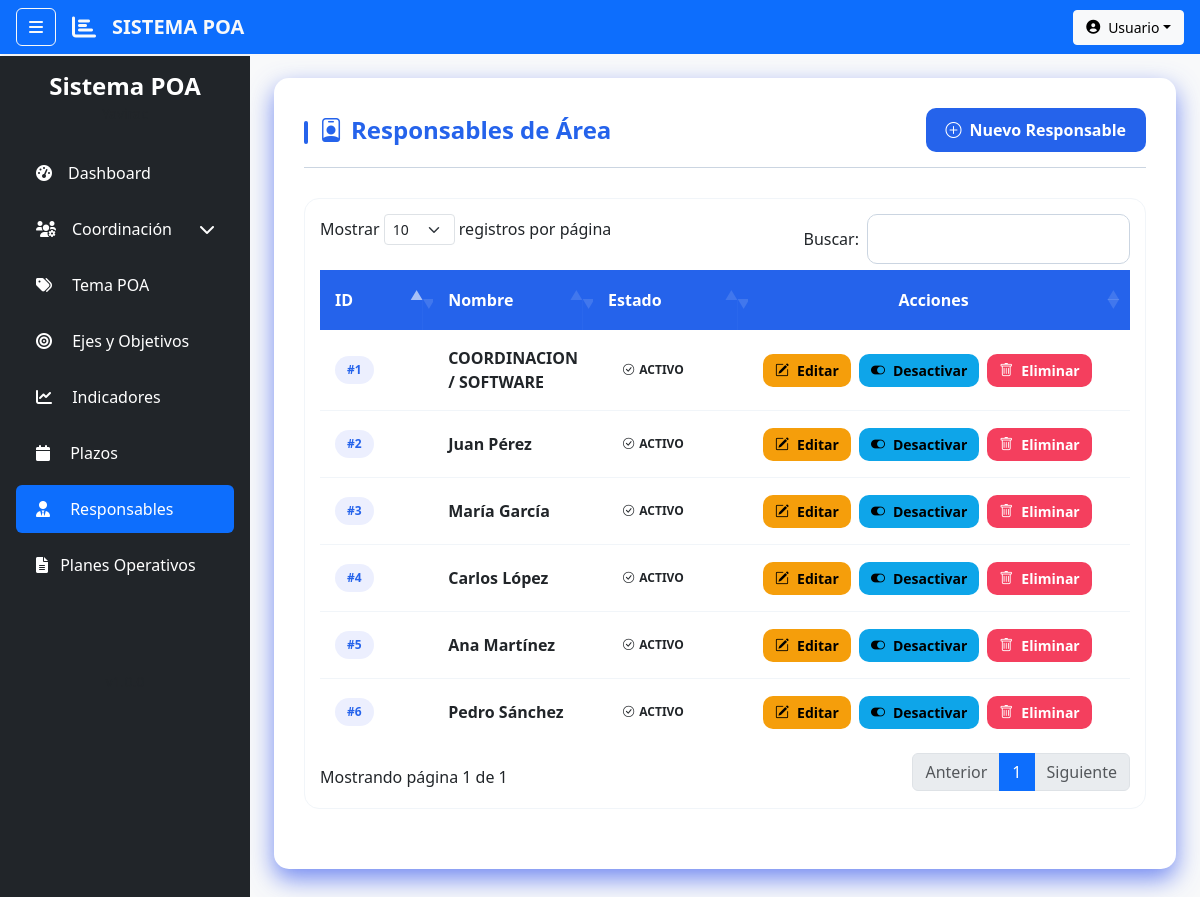
/index.php?action=responsables (signed in), run on the app's committed database.
### tables this page shows
CREATE TABLE `responsables` (
  `id_responsable` int(11) NOT NULL,
  `nombre_responsable` varchar(50) NOT NULL,
  `estado` enum('ACTIVO','INACTIVO') DEFAULT 'ACTIVO',
  `orden_responsable` int(11) DEFAULT NULL COMMENT 'Orden de responsables'
);

### controllers/ResponsableController.php (called while the page is built, shortened)
<?php
require_once 'models/Responsable.php';
class ResponsableController
{
    public function index()
    {
        $responsables = Responsable::all();
        require_once 'views/layout/header.php';
        require_once 'views/responsables/index.php';
        require_once 'views/layout/footer.php';
    }
}

### models/Responsable.php (called while the page is built, shortened)
<?php
class Responsable {
    public static function all() {
        $db = Database::connect();
        $sql = "SELECT * FROM responsables ORDER BY id_responsable DESC";
        return $db->query($sql)->fetchAll(PDO::FETCH_ASSOC);
    }
}

### views/responsables/index.php (the view, shortened to what this page needs)
<!DOCTYPE html>
<html lang="es">
<head>
    <link href="https://cdn.jsdelivr.net/npm/bootstrap@5.3.0-alpha1/dist/css/bootstrap.min.css" rel="stylesheet">
    <link rel="stylesheet" href="https://cdn.jsdelivr.net/npm/bootstrap-icons@1.10.3/font/bootstrap-icons.css">
    <link rel="stylesheet" href="public/css/responsables.css">
</head>
<body>
    <div class="container-fluid">
        <div class="page-header">
            <h4><i class="bi bi-person-badge me-2"></i>Responsables de Área</h4>
            <button class="btn btn-primary btn-modern" data-bs-toggle="modal" data-bs-target="#modalResponsable">
                <i class="bi bi-plus-circle"></i> Nuevo Responsable
            </button>
        </div>
        <div class="table-container">
            <table class="table table-hover">
                <thead class="table-primary">
                    <tr>
                        <th width="80">ID</th>
                        <th>Nombre</th>
                        <th width="120">Estado</th>
                        <th width="350" class="text-center">Acciones</th>
                    </tr>
                </thead>
                <tbody>
                    <?php foreach ($responsables as $i => $r): ?>
                        <tr style="--i: <?= $i ?>;">
                            <td data-label="ID">
                                <span class="id-badge">#<?= $r['id_responsable'] ?></span>
                            </td>
                            <td data-label="Nombre" class="nombre-cell">
                                <?= $r['nombre_responsable'] ?>
                            </td>
                            <td data-label="Estado">
                                <span class="status-badge status-<?= strtolower($r['estado']) ?>">
                                    <i class="bi bi-<?= $r['estado'] == 'ACTIVO' ? 'check-circle' : 'x-circle' ?>"></i>
                                    <?= $r['estado'] ?>
                                </span>
                            </td>
                            <td data-label="Acciones" class="actions-cell">
                                <div class="action-buttons">
                                    <button class="btn btn-warning btn-sm btn-modern" data-bs-toggle="modal"
                                        data-bs-target="#editar<?= $r['id_responsable'] ?>">
                                        <i class="bi bi-pencil-square"></i> Editar
                                    </button>
                                    <a href="index.php?action=toggleResponsable&id=<?= $r['id_responsable'] ?>"
                                        class="btn btn-info btn-sm btn-modern">
                                        <i class="bi bi-toggle-<?= $r['estado'] == 'ACTIVO' ? 'on' : 'off' ?>"></i>
                                        <?= $r['estado'] == 'ACTIVO' ? 'Desactivar' : 'Activar' ?>
                                    </a>
                                    <a href="index.php?action=eliminarResponsable&id=<?= $r['id_responsable'] ?>"
                                        class="btn btn-danger btn-sm btn-modern">
                                        <i class="bi bi-trash"></i> Eliminar
                                    </a>
                                </div>
                            </td>
                        </tr>
                    <?php endforeach ?>
                </tbody>
            </table>
        </div>
    </div>
</body>
</html>

### public/css/styles.css (style rules this page uses)
body:not(.login-page) { overflow: hidden; height: 100vh; }

### public/css/responsables.css (style rules this page uses)
:root { --primary-color: #2563eb; --secondary-color: #2563eb; --accent-color: #2563eb; --light-color: #f8f9fa; --dark-color: #212529; --success-color: #4ade80; --danger-color: #f43f5e; --warning-color: #f59e0b; --info-color: #0ea5e9; --gray-light: #f1f5f9; --gray-medium: #cbd5e1; --border-radius: 15px; --box-shadow: 0 10px 25px #4362eebb; --box-shadow-hover: 0 15px 35px rgba(0, 0, 0, 0.2); --transition: all 0.3s ease; }
.container-fluid { padding: 30px; background-color: white; border-radius: var(--border-radius); box-shadow: var(--box-shadow); margin-bottom: 30px; }
.page-header { display: flex; justify-content: space-between; align-items: center; margin-bottom: 30px; padding-bottom: 15px; border-bottom: 1px solid var(--gray-medium); }
.page-header h4 { font-weight: 700; color: var(--secondary-color); font-size: 1.5rem; position: relative; padding-left: 15px; margin: 0; }
.page-header h4:before { content: ''; position: absolute; left: 0; top: 5px; height: 80%; width: 4px; background-color: var(--accent-color); border-radius: 4px; }
.btn-modern { border-radius: 10px; font-weight: 600; padding: 10px 20px; transition: var(--transition); display: inline-flex; align-items: center; gap: 8px; border: none; }
.btn-primary { background-color: var(--primary-color); border-color: var(--primary-color); }
.btn-warning { background-color: var(--warning-color); border-color: var(--warning-color); }
.btn-info { background-color: var(--info-color); border-color: var(--info-color); }
.btn-danger { background-color: var(--danger-color); border-color: var(--danger-color); }
.btn-sm { padding: 6px 12px; font-size: 0.875rem; }
.table-container { border-radius: var(--border-radius); overflow: hidden; margin-bottom: 30px; padding: 15px; border: 1px solid var(--gray-light); }
.table { margin-bottom: 0; border-collapse: separate; border-spacing: 0; width: 100%; }
.table thead th { background-color: var(--primary-color); color: white; font-weight: 600; padding: 18px 15px; border: none; position: relative; }
.table thead th:not(:last-child):after { content: ''; position: absolute; right: 0; top: 20%; height: 60%; width: 1px; background-color: rgba(255, 255, 255, 0.2); }
.table tbody tr { transition: var(--transition); }
.table tbody td { padding: 16px 15px; border-bottom: 1px solid var(--gray-light); vertical-align: middle; }
.table tbody tr:last-child td { border-bottom: none; }
.id-badge { background-color: rgba(67, 97, 238, 0.1); color: var(--primary-color); font-weight: 600; padding: 5px 12px; border-radius: 20px; font-size: 0.75rem; display: inline-block; }
.status-badge { font-weight: 600; padding: 8px 15px; border-radius: 20px; font-size: 0.75rem; display: inline-flex; align-items: center; gap: 5px; border: none; }
.actions-cell { min-width: 300px; }
.action-buttons { display: flex; gap: 8px; flex-wrap: wrap; }
.table tbody tr { animation: fadeIn 0.5s ease forwards; animation-delay: calc(var(--i) * 0.05s); opacity: 0; }
.nombre-cell { font-weight: 600; color: var(--dark-color); font-size: 1rem; }
.status-badge i { font-size: 0.7rem; }

### data on the page
responsables: $i 0 (drawn), id_responsable "6", nombre_responsable "Pedro Sánchez", estado "ACTIVO", shows "Desactivar"
responsables: $i 1 (drawn), id_responsable "5", nombre_responsable "Ana Martínez", estado "ACTIVO", shows "Desactivar"
responsables: $i 2 (drawn), id_responsable "4", nombre_responsable "Carlos López", estado "ACTIVO", shows "Desactivar"
responsables: id_responsable "3", nombre_responsable "María García", estado "ACTIVO", shows "Desactivar"
responsables: $i 4 (drawn), id_responsable "2", nombre_responsable "Juan Pérez", estado "ACTIVO", shows "Desactivar"
responsables: $i 5 (drawn), id_responsable "1", nombre_responsable "COORDINACION / SOFTWARE", estado "ACTIVO", shows "Desactivar"

### other printed values
$_SESSION['usuario']['nombre'] "Usuario"
